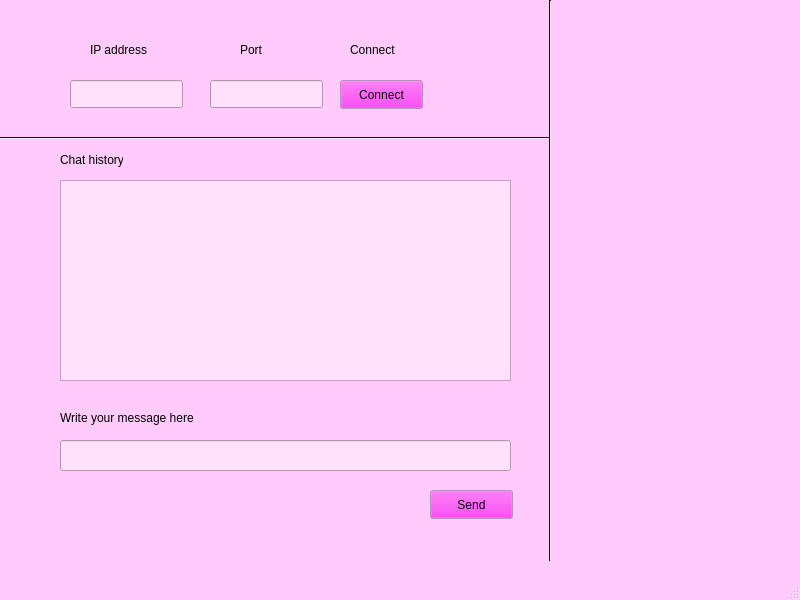
<?xml version="1.0" encoding="UTF-8"?>
<ui version="4.0">
 <class>MainWindow</class>
 <widget class="QMainWindow" name="MainWindow">
  <property name="geometry">
   <rect>
    <x>0</x>
    <y>0</y>
    <width>800</width>
    <height>600</height>
   </rect>
  </property>
  <property name="palette">
   <palette>
    <active>
     <colorrole role="Button">
      <brush brushstyle="SolidPattern">
       <color alpha="255">
        <red>255</red>
        <green>2</green>
        <blue>242</blue>
       </color>
      </brush>
     </colorrole>
     <colorrole role="Light">
      <brush brushstyle="SolidPattern">
       <color alpha="255">
        <red>255</red>
        <green>225</green>
        <blue>252</blue>
       </color>
      </brush>
     </colorrole>
     <colorrole role="Midlight">
      <brush brushstyle="SolidPattern">
       <color alpha="255">
        <red>204</red>
        <green>204</green>
        <blue>204</blue>
       </color>
      </brush>
     </colorrole>
     <colorrole role="Dark">
      <brush brushstyle="SolidPattern">
       <color alpha="255">
        <red>16</red>
        <green>16</green>
        <blue>16</blue>
       </color>
      </brush>
     </colorrole>
     <colorrole role="Mid">
      <brush brushstyle="SolidPattern">
       <color alpha="255">
        <red>48</red>
        <green>48</green>
        <blue>48</blue>
       </color>
      </brush>
     </colorrole>
     <colorrole role="Base">
      <brush brushstyle="SolidPattern">
       <color alpha="255">
        <red>255</red>
        <green>225</green>
        <blue>252</blue>
       </color>
      </brush>
     </colorrole>
     <colorrole role="Window">
      <brush brushstyle="SolidPattern">
       <color alpha="255">
        <red>255</red>
        <green>203</green>
        <blue>250</blue>
       </color>
      </brush>
     </colorrole>
     <colorrole role="Shadow">
      <brush brushstyle="SolidPattern">
       <color alpha="255">
        <red>25</red>
        <green>25</green>
        <blue>25</blue>
       </color>
      </brush>
     </colorrole>
     <colorrole role="Highlight">
      <brush brushstyle="SolidPattern">
       <color alpha="255">
        <red>90</red>
        <green>90</green>
        <blue>90</blue>
       </color>
      </brush>
     </colorrole>
    </active>
    <inactive>
     <colorrole role="Button">
      <brush brushstyle="SolidPattern">
       <color alpha="255">
        <red>255</red>
        <green>2</green>
        <blue>242</blue>
       </color>
      </brush>
     </colorrole>
     <colorrole role="Light">
      <brush brushstyle="SolidPattern">
       <color alpha="255">
        <red>255</red>
        <green>225</green>
        <blue>252</blue>
       </color>
      </brush>
     </colorrole>
     <colorrole role="Midlight">
      <brush brushstyle="SolidPattern">
       <color alpha="255">
        <red>204</red>
        <green>204</green>
        <blue>204</blue>
       </color>
      </brush>
     </colorrole>
     <colorrole role="Dark">
      <brush brushstyle="SolidPattern">
       <color alpha="255">
        <red>16</red>
        <green>16</green>
        <blue>16</blue>
       </color>
      </brush>
     </colorrole>
     <colorrole role="Mid">
      <brush brushstyle="SolidPattern">
       <color alpha="255">
        <red>48</red>
        <green>48</green>
        <blue>48</blue>
       </color>
      </brush>
     </colorrole>
     <colorrole role="Base">
      <brush brushstyle="SolidPattern">
       <color alpha="255">
        <red>255</red>
        <green>225</green>
        <blue>252</blue>
       </color>
      </brush>
     </colorrole>
     <colorrole role="Window">
      <brush brushstyle="SolidPattern">
       <color alpha="255">
        <red>255</red>
        <green>203</green>
        <blue>250</blue>
       </color>
      </brush>
     </colorrole>
     <colorrole role="Shadow">
      <brush brushstyle="SolidPattern">
       <color alpha="255">
        <red>25</red>
        <green>25</green>
        <blue>25</blue>
       </color>
      </brush>
     </colorrole>
     <colorrole role="Highlight">
      <brush brushstyle="SolidPattern">
       <color alpha="255">
        <red>90</red>
        <green>90</green>
        <blue>90</blue>
       </color>
      </brush>
     </colorrole>
    </inactive>
    <disabled>
     <colorrole role="WindowText">
      <brush brushstyle="SolidPattern">
       <color alpha="255">
        <red>16</red>
        <green>16</green>
        <blue>16</blue>
       </color>
      </brush>
     </colorrole>
     <colorrole role="Button">
      <brush brushstyle="SolidPattern">
       <color alpha="255">
        <red>255</red>
        <green>2</green>
        <blue>242</blue>
       </color>
      </brush>
     </colorrole>
     <colorrole role="Light">
      <brush brushstyle="SolidPattern">
       <color alpha="255">
        <red>255</red>
        <green>225</green>
        <blue>252</blue>
       </color>
      </brush>
     </colorrole>
     <colorrole role="Midlight">
      <brush brushstyle="SolidPattern">
       <color alpha="255">
        <red>204</red>
        <green>204</green>
        <blue>204</blue>
       </color>
      </brush>
     </colorrole>
     <colorrole role="Dark">
      <brush brushstyle="SolidPattern">
       <color alpha="255">
        <red>16</red>
        <green>16</green>
        <blue>16</blue>
       </color>
      </brush>
     </colorrole>
     <colorrole role="Mid">
      <brush brushstyle="SolidPattern">
       <color alpha="255">
        <red>48</red>
        <green>48</green>
        <blue>48</blue>
       </color>
      </brush>
     </colorrole>
     <colorrole role="Text">
      <brush brushstyle="SolidPattern">
       <color alpha="255">
        <red>16</red>
        <green>16</green>
        <blue>16</blue>
       </color>
      </brush>
     </colorrole>
     <colorrole role="ButtonText">
      <brush brushstyle="SolidPattern">
       <color alpha="255">
        <red>16</red>
        <green>16</green>
        <blue>16</blue>
       </color>
      </brush>
     </colorrole>
     <colorrole role="Base">
      <brush brushstyle="SolidPattern">
       <color alpha="255">
        <red>255</red>
        <green>203</green>
        <blue>250</blue>
       </color>
      </brush>
     </colorrole>
     <colorrole role="Window">
      <brush brushstyle="SolidPattern">
       <color alpha="255">
        <red>255</red>
        <green>203</green>
        <blue>250</blue>
       </color>
      </brush>
     </colorrole>
     <colorrole role="Shadow">
      <brush brushstyle="SolidPattern">
       <color alpha="255">
        <red>25</red>
        <green>25</green>
        <blue>25</blue>
       </color>
      </brush>
     </colorrole>
    </disabled>
   </palette>
  </property>
  <property name="windowTitle">
   <string>MainWindow</string>
  </property>
  <widget class="QWidget" name="centralwidget">
   <widget class="QLineEdit" name="ip">
    <property name="geometry">
     <rect>
      <x>70</x>
      <y>80</y>
      <width>113</width>
      <height>28</height>
     </rect>
    </property>
   </widget>
   <widget class="QLineEdit" name="port">
    <property name="geometry">
     <rect>
      <x>210</x>
      <y>80</y>
      <width>113</width>
      <height>28</height>
     </rect>
    </property>
   </widget>
   <widget class="QPushButton" name="connectButton">
    <property name="geometry">
     <rect>
      <x>340</x>
      <y>80</y>
      <width>83</width>
      <height>29</height>
     </rect>
    </property>
    <property name="text">
     <string>Connect</string>
    </property>
   </widget>
   <widget class="QLabel" name="label">
    <property name="geometry">
     <rect>
      <x>90</x>
      <y>40</y>
      <width>63</width>
      <height>20</height>
     </rect>
    </property>
    <property name="text">
     <string>IP address</string>
    </property>
   </widget>
   <widget class="QLabel" name="label_2">
    <property name="geometry">
     <rect>
      <x>240</x>
      <y>40</y>
      <width>63</width>
      <height>20</height>
     </rect>
    </property>
    <property name="text">
     <string>Port</string>
    </property>
   </widget>
   <widget class="QLabel" name="label_3">
    <property name="geometry">
     <rect>
      <x>350</x>
      <y>40</y>
      <width>63</width>
      <height>20</height>
     </rect>
    </property>
    <property name="text">
     <string>Connect</string>
    </property>
   </widget>
   <widget class="Line" name="line">
    <property name="geometry">
     <rect>
      <x>-10</x>
      <y>130</y>
      <width>561</width>
      <height>16</height>
     </rect>
    </property>
    <property name="orientation">
     <enum>Qt::Horizontal</enum>
    </property>
   </widget>
   <widget class="QTextEdit" name="msg_history">
    <property name="geometry">
     <rect>
      <x>60</x>
      <y>180</y>
      <width>451</width>
      <height>201</height>
     </rect>
    </property>
   </widget>
   <widget class="QLabel" name="label_4">
    <property name="geometry">
     <rect>
      <x>60</x>
      <y>150</y>
      <width>63</width>
      <height>20</height>
     </rect>
    </property>
    <property name="text">
     <string>Chat history</string>
    </property>
   </widget>
   <widget class="QLabel" name="label_5">
    <property name="geometry">
     <rect>
      <x>60</x>
      <y>410</y>
      <width>141</width>
      <height>16</height>
     </rect>
    </property>
    <property name="text">
     <string>Write your message here</string>
    </property>
   </widget>
   <widget class="QLineEdit" name="send_msg">
    <property name="geometry">
     <rect>
      <x>60</x>
      <y>440</y>
      <width>451</width>
      <height>31</height>
     </rect>
    </property>
   </widget>
   <widget class="QPushButton" name="sendButton">
    <property name="geometry">
     <rect>
      <x>430</x>
      <y>490</y>
      <width>83</width>
      <height>29</height>
     </rect>
    </property>
    <property name="text">
     <string>Send</string>
    </property>
   </widget>
   <widget class="Line" name="line_2">
    <property name="geometry">
     <rect>
      <x>540</x>
      <y>0</y>
      <width>20</width>
      <height>561</height>
     </rect>
    </property>
    <property name="orientation">
     <enum>Qt::Vertical</enum>
    </property>
   </widget>
  </widget>
  <widget class="QMenuBar" name="menubar">
   <property name="geometry">
    <rect>
     <x>0</x>
     <y>0</y>
     <width>800</width>
     <height>21</height>
    </rect>
   </property>
  </widget>
  <widget class="QStatusBar" name="statusbar"/>
 </widget>
 <resources/>
 <connections/>
</ui>
